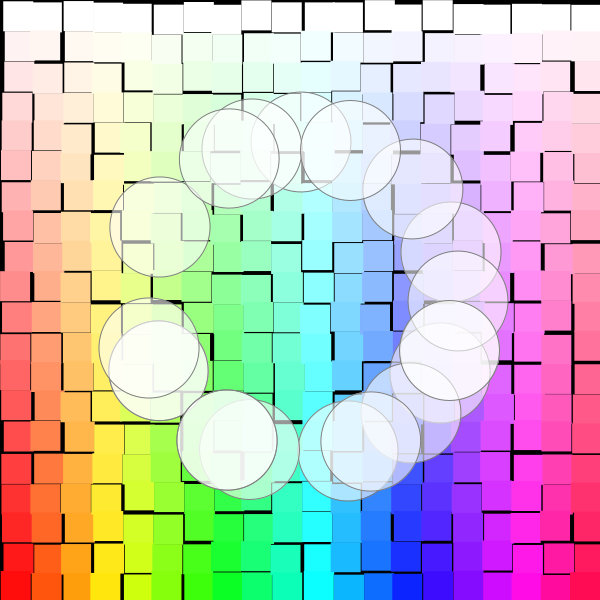
Frame 1 (no input)
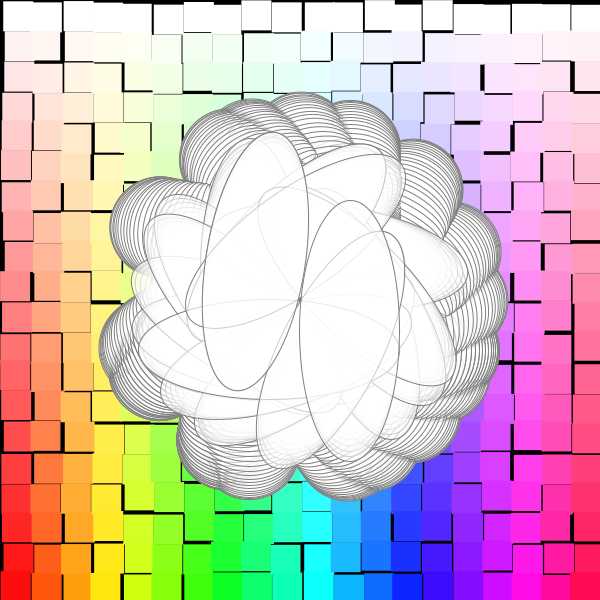
Frame 60 (the mouse pressed at the canvas centre just before this capture)
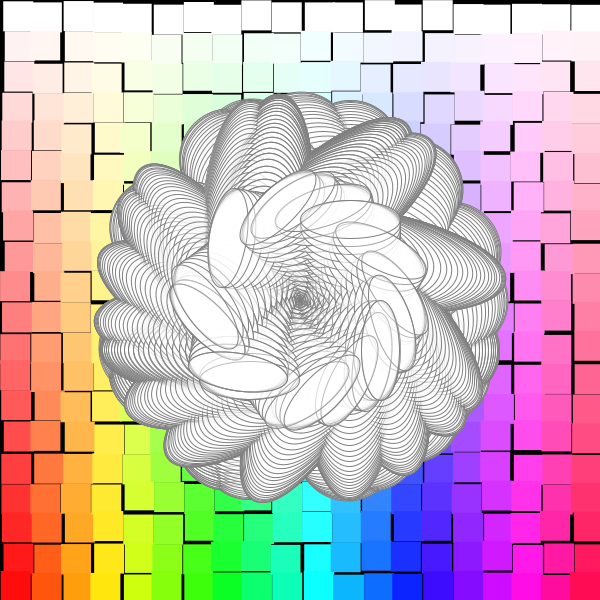
Frame 120 (the mouse held since frame 60 and released just before this capture)

The Processing sketch that drew these frames (run headless with seeded random() and noise(); from frame 60 on, the mouse is pressed at the canvas centre):

// Processing sketch: semana2_alicia
// ── semana2_alicia.pde
//Tomas de Camino Beck
float amplitude = 200;
float period = 150;
int rectSize = 30;


void setup() {
  size(600, 600);
  background(0);
  
  colorMode(HSB,width/rectSize,height/rectSize,255);
 
  smooth();
  frameRate(15);
  ellipseMode(CORNERS);
  
   for(int i = 0; i < width/rectSize ; i++){
   for(int j = 0; j < height/rectSize; j++){
     noStroke();
     fill(i,j,255);
     //dibuja cuadrados del tamano definido
     //agrega variabilidad a la posicion del cuadrado
     rect(i*rectSize+random(5),j*rectSize+random(5),rectSize,rectSize);
   }
  }
}

void draw() {
    
  float col = random(50,200);
  fill(col,col);
  float x = amplitude * cos(TWO_PI * frameCount / period);
  translate(width/2, height/2);
  stroke(10);
  for (float i = 0; i<PI; i+=PI/20) {
    rotate(i);
    ellipse(x, 0, 100, 100);
  }
   
}
